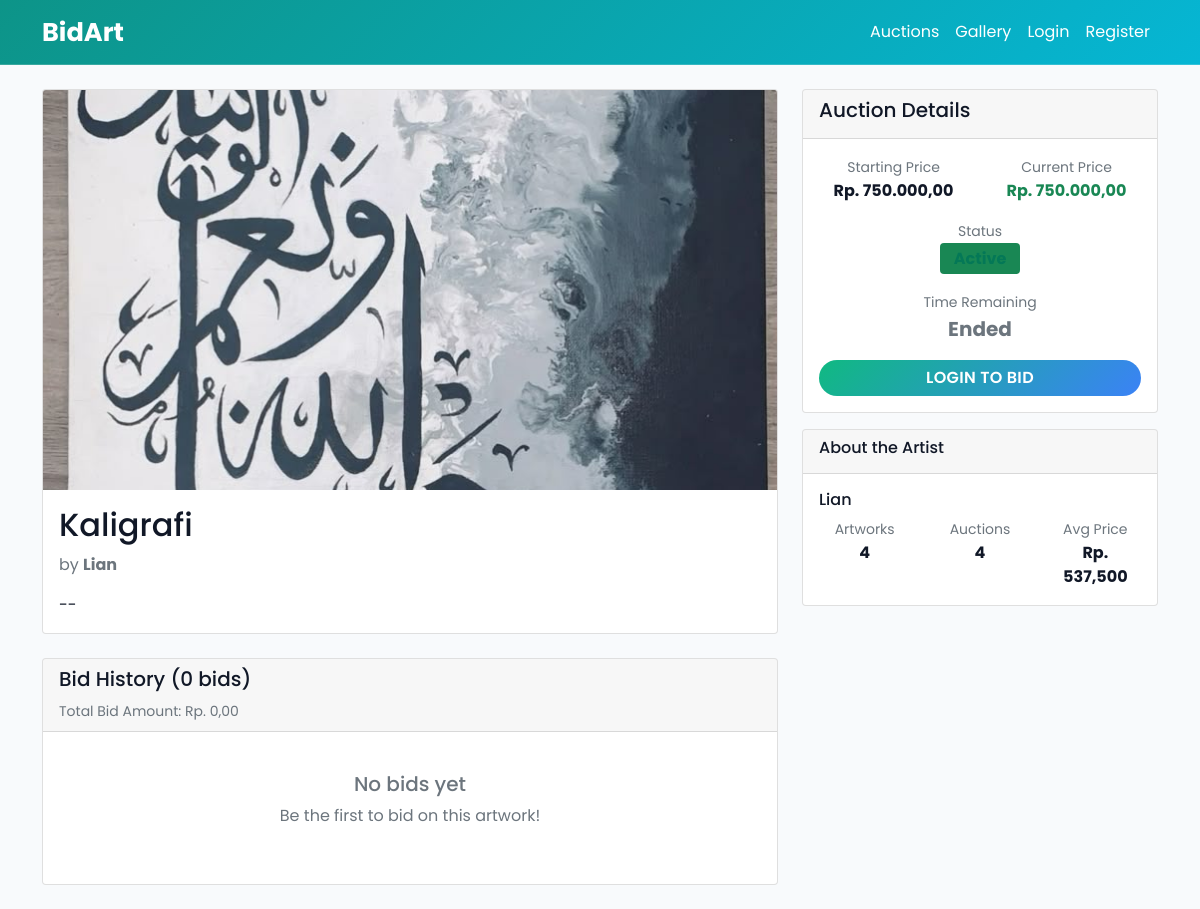
The page /auction_details.php?id=13 on the database its author committed.
### tables this page shows
CREATE TABLE `auctions` (
  `id` int NOT NULL AUTO_INCREMENT,
  `artwork_id` int NOT NULL,
  `starting_price` decimal(15,2) NOT NULL,
  `current_price` decimal(15,2) NOT NULL,
  `start_time` datetime NOT NULL,
  `end_time` datetime NOT NULL,
  `status` enum('active','closed','cancelled') DEFAULT 'active',
  `winner_id` int DEFAULT NULL,
  `created_at` timestamp NULL DEFAULT CURRENT_TIMESTAMP,
  PRIMARY KEY (`id`),
  KEY `artwork_id` (`artwork_id`),
  KEY `winner_id` (`winner_id`),
  CONSTRAINT `auctions_ibfk_1` FOREIGN KEY (`artwork_id`) REFERENCES `artworks` (`id`) ON DELETE CASCADE,
  CONSTRAINT `auctions_ibfk_2` FOREIGN KEY (`winner_id`) REFERENCES `users` (`id`) ON DELETE SET NULL
);

CREATE TABLE `artworks` (
  `id` int NOT NULL AUTO_INCREMENT,
  `title` varchar(200) NOT NULL,
  `description` text,
  `artist_id` int NOT NULL,
  `image_path` varchar(500) DEFAULT NULL,
  `created_at` timestamp NULL DEFAULT CURRENT_TIMESTAMP,
  PRIMARY KEY (`id`),
  KEY `artist_id` (`artist_id`),
  CONSTRAINT `artworks_ibfk_1` FOREIGN KEY (`artist_id`) REFERENCES `users` (`id`) ON DELETE CASCADE
);

CREATE TABLE `users` (
  `id` int NOT NULL AUTO_INCREMENT,
  `username` varchar(50) NOT NULL,
  `email` varchar(100) NOT NULL,
  `password` varchar(255) NOT NULL,
  `full_name` varchar(100) NOT NULL,
  `role` enum('artist','buyer','admin') NOT NULL,
  `balance` decimal(15,2) DEFAULT '0.00',
  `created_at` timestamp NULL DEFAULT CURRENT_TIMESTAMP,
  `updated_at` timestamp NULL DEFAULT CURRENT_TIMESTAMP ON UPDATE CURRENT_TIMESTAMP,
  PRIMARY KEY (`id`),
  UNIQUE KEY `username` (`username`),
  UNIQUE KEY `email` (`email`)
);

### config/db.php (called while the page is built, shortened)
<?php
$host = "localhost";
$username = "root";
$password = "";
$database = "bidart";
$conn = mysqli_connect($host, $username, $password, $database);
mysqli_set_charset($conn, "utf8");
function hitungTotalBid($auction_id)
{
    global $conn;
    $query = "SELECT hitung_total_bid($auction_id) as total";
    $result = mysqli_query($conn, $query);
    $row = mysqli_fetch_assoc($result);
    return $row['total'];
}

### auction_details.php (the view, shortened to what this page needs)
<?php
require_once 'config/db.php';
$auction_id = isset($_GET['id']) ? (int)$_GET['id'] : 0;
$query = "SELECT a.*, ar.title, ar.description, ar.image_path,
                 u.full_name AS artist_name, u.id AS artist_id,
                 TIMESTAMPDIFF(SECOND, NOW(), a.end_time) AS time_remaining,
                 (SELECT COUNT(*) FROM bids WHERE auction_id = a.id) AS total_bids
          FROM auctions a
          JOIN artworks ar ON a.artwork_id = ar.id
          JOIN users u ON ar.artist_id = u.id
          WHERE a.id = $auction_id
          LIMIT 1";
$result = mysqli_query($conn, $query);
$auction = mysqli_fetch_assoc($result);
$total_bid_amount = hitungTotalBid($auction_id);
$bid_query = "SELECT b.*, u.username, u.full_name
              FROM bids b
              JOIN users u ON b.bidder_id = u.id
              WHERE b.auction_id = $auction_id
              ORDER BY b.bid_amount DESC, b.bid_time ASC";
$bids = mysqli_query($conn, $bid_query);
$is_winning = false;
?>
<!DOCTYPE html>
<html lang="en">
<head>
    <link href="https://cdn.jsdelivr.net/npm/bootstrap@5.1.3/dist/css/bootstrap.min.css" rel="stylesheet">
    <link href="assets/css/style.css" rel="stylesheet">
</head>
<body>
    <nav class="navbar navbar-expand-lg navbar-dark">
        <div class="container">
            <a class="navbar-brand" href="index.php">BidArt</a>
            <div class="navbar-nav ms-auto">
                <a class="nav-link" href="index.php">Auctions</a>
                <a class="nav-link" href="gallery.php">Gallery</a>
                <?php if (isset($_SESSION['user_id'])): ?>
                    <a class="nav-link" href="views/<?php echo $_SESSION['role']; ?>/dashboard.php">Dashboard</a>
                    <?php if ($_SESSION['role'] === 'artist'): ?>
                        <a class="nav-link" href="views/artist/manage_images.php">Manage Images</a>
                    <?php endif; ?>
                    <a class="nav-link" href="middlewares/logout.php">Logout</a>
                <?php else: ?>
                    <a class="nav-link" href="views/auth/login.php">Login</a>
                    <a class="nav-link" href="register.php">Register</a>
                <?php endif; ?>
            </div>
        </div>
    </nav>
    <div class="container my-4">
        <div class="row">
            <div class="col-md-8">
                <div class="card">
                    <img src="<?php echo htmlspecialchars($auction['image_path'] ?: 'assets/images/placeholder.jpg'); ?>"
                        class="card-img-top" alt="<?php echo htmlspecialchars($auction['title']); ?>"
                        style="height: 400px; object-fit: cover;">
                    <div class="card-body">
                        <h2 class="card-title"><?php echo htmlspecialchars($auction['title']); ?></h2>
                        <p class="text-muted mb-3">by <strong><?php echo htmlspecialchars($auction['artist_name']); ?></strong></p>
                        <p class="card-text"><?php echo nl2br(htmlspecialchars($auction['description'])); ?></p>
                    </div>
                </div>
                <div class="card mt-4">
                    <div class="card-header">
                        <h5>Bid History (<?php echo $auction['total_bids']; ?> bids)</h5>
                        <small class="text-muted">Total Bid Amount: Rp. <?php echo number_format($total_bid_amount, 2, ',', '.'); ?></small>
                    </div>
                    <div class="card-body">
                        <?php if ($bids && $bids->num_rows > 0): ?>
                            <div class="table-responsive">
                                <table class="table table-striped">
                                    <thead>
                                        <tr>
                                            <th>Bidder</th>
                                            <th>Amount</th>
                                            <th>Time</th>
                                            <th>Status</th>
                                        </tr>
                                    </thead>
                                    <tbody>
                                        <?php
                                        $rank = 1;
                                        while ($bid = $bids->fetch_assoc()):
                                        ?>
                                            <tr class="<?php echo $rank === 1 ? 'table-success' : ''; ?>">
                                                <td>
                                                    <?php echo htmlspecialchars($bid['full_name']); ?>
                                                    <?php if ($rank === 1): ?>
                                                        <span class="badge bg-success ms-2">Highest</span>
                                                    <?php endif; ?>
                                                </td>
                                                <td class="fw-bold">Rp. <?php echo number_format($bid['bid_amount'], 2, ',', '.'); ?></td>
                                                <td><?php echo date('M j, Y g:i A', strtotime($bid['bid_time'])); ?></td>
                                                <td>
                                                    <?php if ($rank === 1 && $auction['status'] === 'active'): ?>
                                                        <span class="badge bg-success">Leading</span>
                                                    <?php elseif ($auction['status'] === 'closed' && $rank === 1): ?>
                                                        <span class="badge bg-primary">Winner</span>
                                                    <?php else: ?>
                                                        <span class="badge bg-secondary">Outbid</span>
                                                    <?php endif; ?>
                                                </td>
                                            </tr>
                                        <?php
                                            $rank++;
                                        endwhile;
                                        ?>
                                    </tbody>
                                </table>
                            </div>
                        <?php else: ?>
                            <div class="text-center text-muted py-4">
                                <h5>No bids yet</h5>
                                <p>Be the first to bid on this artwork!</p>
                            </div>
                        <?php endif; ?>
                    </div>
                </div>
            </div>
            <div class="col-md-4">
                <div class="card">
                    <div class="card-header">
                        <h5>Auction Details</h5>
                    </div>
                    <div class="card-body">
                        <div class="row text-center mb-3">
                            <div class="col-6">
                                <small class="text-muted">Starting Price</small>
                                <div class="fw-bold">Rp. <?php echo number_format($auction['starting_price'], 2, ',', '.'); ?></div>
                            </div>
                            <div class="col-6">
                                <small class="text-muted">Current Price</small>
                                <div class="fw-bold text-success">Rp. <?php echo number_format($auction['current_price'], 2, ',', '.'); ?></div>
                            </div>
                        </div>
                        <div class="text-center mb-3">
                            <small class="text-muted">Status</small>
                            <div class="fw-bold">
                                <span class="badge <?php echo $auction['status'] === 'active' ? 'bg-success' : 'bg-secondary'; ?> fs-6">
                                </span>
                            </div>
                        </div>
                        <?php if ($auction['status'] === 'active'): ?>
                            <div class="text-center mb-3">
                                <small class="text-muted">Time Remaining</small>
                                <div class="fw-bold text-danger countdown fs-5" data-time="<?php echo $auction['time_remaining']; ?>">
                                </div>
                            </div>
                        <?php endif; ?>
                        <?php if (isset($_SESSION['user_id'])): ?>
                            <?php if ($_SESSION['role'] === 'buyer' && $auction['status'] === 'active' && $auction['time_remaining'] > 0): ?>
                                <?php if ($is_winning): ?>
                                    <div class="alert alert-success text-center py-2 mb-3">
                                        <small>🏆 You're currently winning!</small>
                                    </div>
                                <?php endif; ?>
                                <button class="btn btn-success w-100 mb-2" onclick="showBidModal(<?php echo $auction['id']; ?>, <?php echo $auction['current_price']; ?>)">
                                    Place Bid
                                </button>
                                <div class="text-center">
                                    <small class="text-muted">Your Balance: Rp. <?php echo number_format($_SESSION['balance'], 2, ',', '.'); ?></small>
                                </div>
                            <?php elseif ($_SESSION['user_id'] == $auction['artist_id']): ?>
                                <div class="alert alert-info text-center">
                                    <small>This is your artwork</small>
                                </div>
                            <?php elseif ($_SESSION['role'] !== 'buyer'): ?>
                                <div class="alert alert-warning text-center">
                                    <small>Only buyers can place bids</small>
                                </div>
                            <?php endif; ?>
                        <?php else: ?>
                            <a href="views/auth/login.php" class="btn w-100">Login to Bid</a>
                        <?php endif; ?>
                    </div>
                </div>
                <div class="card mt-3">
                    <div class="card-header">
                        <h6>About the Artist</h6>
                    </div>
                    <div class="card-body">
                        <h6><?php echo htmlspecialchars($auction['artist_name']); ?></h6>
                        <?php
                        $artist_stats = $conn->query("
                            SELECT
                                COUNT(DISTINCT ar.id) as total_artworks,
                                COUNT(DISTINCT a.id) as total_auctions,
                                COALESCE(AVG(a.current_price), 0) as avg_price
                            FROM users u
                            LEFT JOIN artworks ar ON u.id = ar.artist_id
                            LEFT JOIN auctions a ON ar.id = a.artwork_id
                            WHERE u.id = {$auction['artist_id']}
                        ")->fetch_assoc();
                        ?>
                        <div class="row text-center">
                            <div class="col-4">
                                <small class="text-muted">Artworks</small>
                                <div class="fw-bold"><?php echo $artist_stats['total_artworks']; ?></div>
                            </div>
                            <div class="col-4">
                                <small class="text-muted">Auctions</small>
                                <div class="fw-bold"><?php echo $artist_stats['total_auctions']; ?></div>
                            </div>
                            <div class="col-4">
                                <small class="text-muted">Avg Price</small>
                                <div class="fw-bold">Rp. <?php echo number_format($artist_stats['avg_price'], 0); ?></div>
                            </div>
                        </div>
                    </div>
                </div>
            </div>
        </div>
    </div>
</body>
</html>

### assets/css/style.css (style rules this page uses)
* { font-family: "Poppins", sans-serif; box-sizing: border-box; }
body { background: #f8fafc; color: #111827; overflow-y: scroll; }
a { color: #0f172a; }
.navbar { background: linear-gradient(135deg, #0d9488 0%, #06b6d4 100%); border-bottom: 1px solid rgba(255, 255, 255, 0.18); }
.navbar-dark .navbar-brand, .navbar-dark .navbar-nav .nav-link { color: #ffffff !important; }
.navbar-brand { font-weight: 700; font-size: 1.6rem; }
.card-img-top { transition: transform 0.4s ease; }
.btn { border-radius: 999px; font-weight: 600; background: linear-gradient(135deg, #10b981 0%, #3b82f6 100%) !important; color: white !important; border: none; text-transform: uppercase; letter-spacing: 0.02em; }
.badge { font-size: 0.8rem; padding: 0.45em 0.85em; background: #d1fae5; color: #047857; }

### rows shown on the page
auctions: artwork.image_path (picture), artwork.title "Kaligrafi", users.full_name "Lian", artwork.description "--", starting_price "750.000,00", current_price "750.000,00"

### other values the page prints
$auction['total_bids'] "0"
$total_bid_amount "0,00"
$artist_stats['total_artworks'] "4"
$artist_stats['total_auctions'] "4"
$artist_stats['avg_price'] "537,500"
